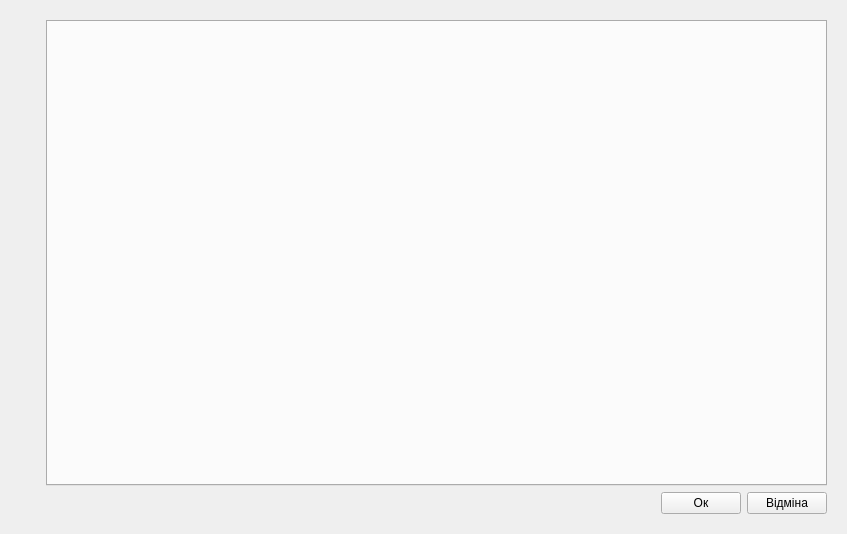
<?xml version="1.0" encoding="UTF-8"?>
<ui version="4.0">
 <class>WeekInputForm</class>
 <widget class="QWidget" name="WeekInputForm">
  <property name="geometry">
   <rect>
    <x>0</x>
    <y>0</y>
    <width>847</width>
    <height>534</height>
   </rect>
  </property>
  <property name="windowTitle">
   <string>Form</string>
  </property>
  <layout class="QHBoxLayout" name="horizontalLayout_7">
   <item>
    <widget class="QWidget" name="widget_3" native="true">
     <layout class="QVBoxLayout" name="verticalLayout">
      <property name="leftMargin">
       <number>0</number>
      </property>
      <property name="topMargin">
       <number>0</number>
      </property>
      <property name="rightMargin">
       <number>0</number>
      </property>
      <property name="bottomMargin">
       <number>0</number>
      </property>
      <item>
       <widget class="QWidget" name="QuickAccessConteiner" native="true">
        <layout class="QHBoxLayout" name="horizontalLayout_8"/>
       </widget>
      </item>
      <item>
       <spacer name="verticalSpacer">
        <property name="orientation">
         <enum>Qt::Vertical</enum>
        </property>
        <property name="sizeHint" stdset="0">
         <size>
          <width>20</width>
          <height>480</height>
         </size>
        </property>
       </spacer>
      </item>
     </layout>
    </widget>
   </item>
   <item>
    <widget class="QWidget" name="widget_2" native="true">
     <layout class="QVBoxLayout" name="verticalLayout_2">
      <item>
       <widget class="QTabWidget" name="tabWidget">
        <property name="sizePolicy">
         <sizepolicy hsizetype="Minimum" vsizetype="Minimum">
          <horstretch>0</horstretch>
          <verstretch>0</verstretch>
         </sizepolicy>
        </property>
        <property name="currentIndex">
         <number>-1</number>
        </property>
       </widget>
      </item>
      <item>
       <widget class="QWidget" name="widget" native="true">
        <property name="sizePolicy">
         <sizepolicy hsizetype="Minimum" vsizetype="Maximum">
          <horstretch>0</horstretch>
          <verstretch>0</verstretch>
         </sizepolicy>
        </property>
        <layout class="QHBoxLayout" name="horizontalLayout_2">
         <property name="leftMargin">
          <number>0</number>
         </property>
         <property name="topMargin">
          <number>0</number>
         </property>
         <property name="rightMargin">
          <number>0</number>
         </property>
         <property name="bottomMargin">
          <number>0</number>
         </property>
         <item>
          <spacer name="horizontalSpacer">
           <property name="orientation">
            <enum>Qt::Horizontal</enum>
           </property>
           <property name="sizeHint" stdset="0">
            <size>
             <width>600</width>
             <height>20</height>
            </size>
           </property>
          </spacer>
         </item>
         <item>
          <widget class="QPushButton" name="ButtonOk">
           <property name="text">
            <string>Ок</string>
           </property>
          </widget>
         </item>
         <item>
          <widget class="QPushButton" name="ButtonCansel">
           <property name="text">
            <string>Відміна</string>
           </property>
          </widget>
         </item>
        </layout>
       </widget>
      </item>
     </layout>
    </widget>
   </item>
  </layout>
 </widget>
 <resources/>
 <connections/>
</ui>
